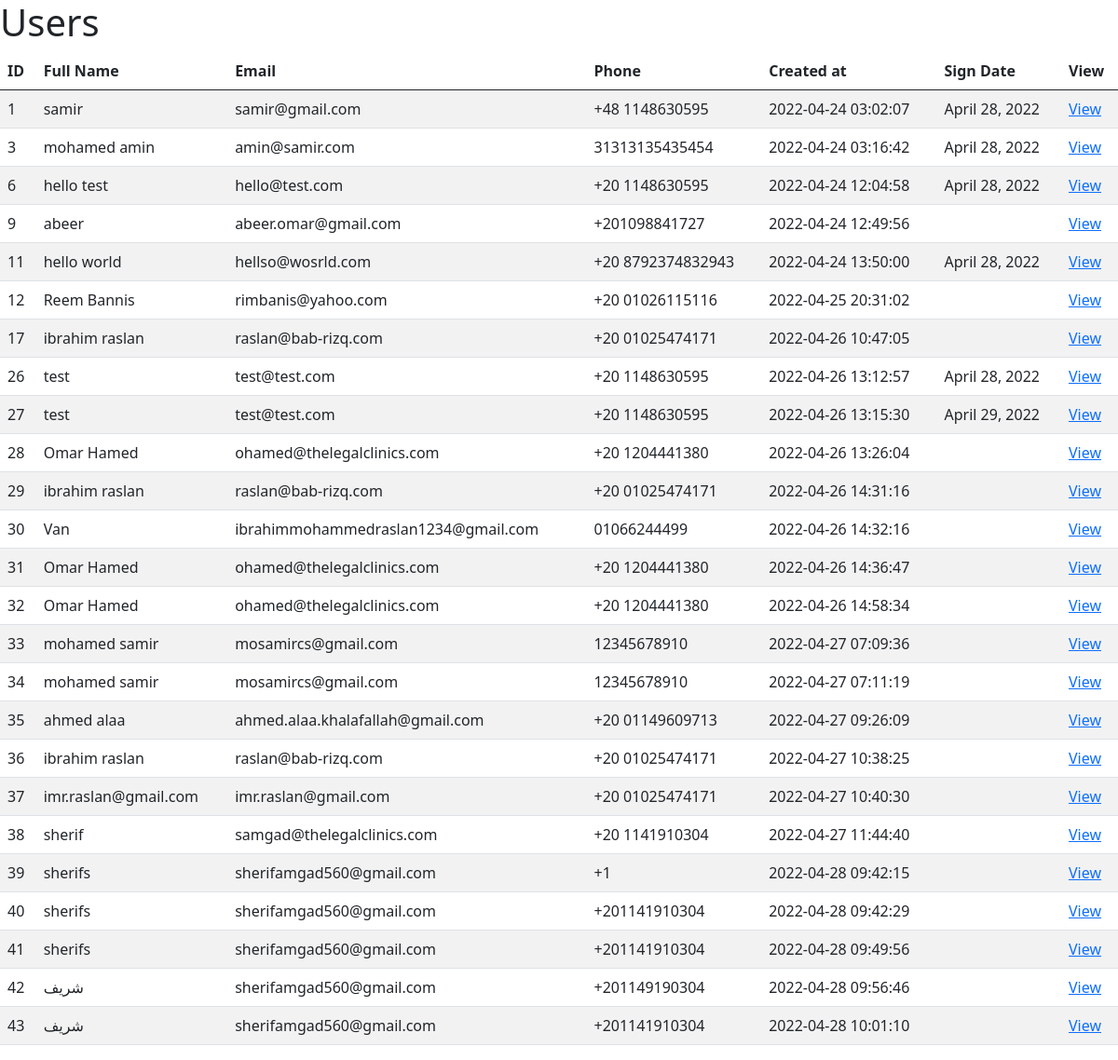
The app's page /legal-form-ar/legal-form/adminpanel.php with its own data.
### tables this page shows
CREATE TABLE `users` (
  `id` int(10) UNSIGNED NOT NULL,
  `name` varchar(255) NOT NULL,
  `email` varchar(255) NOT NULL,
  `phone` varchar(50) NOT NULL,
  `date` varchar(50) NOT NULL DEFAULT current_timestamp(),
  `signdate` varchar(50) DEFAULT NULL
);

### legal-form-ar/legal-form/adminpanel.php (the view, shortened to what this page needs)
<!DOCTYPE html>
<html lang="en">
<head>
    <link href="css/bootstrap.min.css" rel="stylesheet" >
</head>
<body>
<h1>Users</h1>
<table class = "table table-striped">
<thead>
    <tr >
        <th >ID</th>
        <th >Full Name</th>
        <th >Email</th>
        <th >Phone</th>
        <th >Created at</th>
        <th >Sign Date</th>
        <th >View</th>
    </tr>
</thead>
<tbody>
<?php
$database_instance = Database::getInstance();
$connection = $database_instance->getConnection();
$query = $connection->query("SELECT * FROM users");
while($row = mysqli_fetch_row($query)){
    echo "<tr>";
    echo "<td>".$row[0]."</td>";
    echo "<td>".$row[1]."</td>";
    echo "<td>".$row[2]."</td>";
    echo "<td>".$row[3]."</td>";
    echo "<td>".$row[4]."</td>";
    echo "<td>".$row[5]."</td>";
    echo "<td>"."<a href = 'show.php?id=".$row[0]."'".">View</a>"."</td>";
    echo "</tr>";
}
?>
</tbody>
</table>

### records on screen
users: id "1", name "samir", email "samir@gmail.com", phone "+48 1148630595", date "2022-04-24 03:02:07", signdate "April 28, 2022"
users: id "3", name "mohamed amin", email "amin@samir.com", phone "31313135435454", date "2022-04-24 03:16:42", signdate "April 28, 2022"
users: id "6", name "hello test", email "hello@test.com", phone "+20 1148630595", date "2022-04-24 12:04:58", signdate "April 28, 2022"
users: id "9", name "abeer", email "abeer.omar@gmail.com", phone "+201098841727", date "2022-04-24 12:49:56"
users: id "11", name "hello world", email "hellso@wosrld.com", phone "+20 8792374832943", date "2022-04-24 13:50:00", signdate "April 28, 2022"
users: id "12", name "Reem Bannis", email "rimbanis@yahoo.com", phone "+20 01026115116", date "2022-04-25 20:31:02"
users: id "17", name "ibrahim raslan", email "raslan@bab-rizq.com", phone "+20 01025474171", date "2022-04-26 10:47:05"
users: id "26", name "test", email "test@test.com", phone "+20 1148630595", date "2022-04-26 13:12:57", signdate "April 28, 2022"
users: id "27", name "test", email "test@test.com", phone "+20 1148630595", date "2022-04-26 13:15:30", signdate "April 29, 2022"
users: id "28", name "Omar Hamed", email "ohamed@thelegalclinics.com", phone "+20 1204441380", date "2022-04-26 13:26:04"
users: id "29", name "ibrahim raslan", email "raslan@bab-rizq.com", phone "+20 01025474171", date "2022-04-26 14:31:16"
users: id "30", name "Van", email "ibrahimmohammedraslan1234@gmail.com", phone "01066244499", date "2022-04-26 14:32:16"
users: id "31", name "Omar Hamed", email "ohamed@thelegalclinics.com", phone "+20 1204441380", date "2022-04-26 14:36:47"
users: id "32", name "Omar Hamed", email "ohamed@thelegalclinics.com", phone "+20 1204441380", date "2022-04-26 14:58:34"
users: id "33", name "mohamed samir", email "mosamircs@gmail.com", phone "12345678910", date "2022-04-27 07:09:36"
users: id "34", name "mohamed samir", email "mosamircs@gmail.com", phone "12345678910", date "2022-04-27 07:11:19"
users: id "35", name "ahmed alaa", email "ahmed.alaa.khalafallah@gmail.com", phone "+20 01149609713", date "2022-04-27 09:26:09"
users: id "36", name "ibrahim raslan", email "raslan@bab-rizq.com", phone "+20 01025474171", date "2022-04-27 10:38:25"
users: id "37", name "imr.raslan@gmail.com", email "imr.raslan@gmail.com", phone "+20 01025474171", date "2022-04-27 10:40:30"
users: id "38", name "sherif", email "samgad@thelegalclinics.com", phone "+20 1141910304", date "2022-04-27 11:44:40"
users: id "39", name "sherifs", email "sherifamgad560@gmail.com", phone "+1", date "2022-04-28 09:42:15"
users: id "40", name "sherifs", email "sherifamgad560@gmail.com", phone "+201141910304", date "2022-04-28 09:42:29"
users: id "41", name "sherifs", email "sherifamgad560@gmail.com", phone "+201141910304", date "2022-04-28 09:49:56"
users: id "42", name "شريف", email "sherifamgad560@gmail.com", phone "+201149190304", date "2022-04-28 09:56:46"
users: id "43", name "شريف", email "sherifamgad560@gmail.com", phone "+201141910304", date "2022-04-28 10:01:10"
